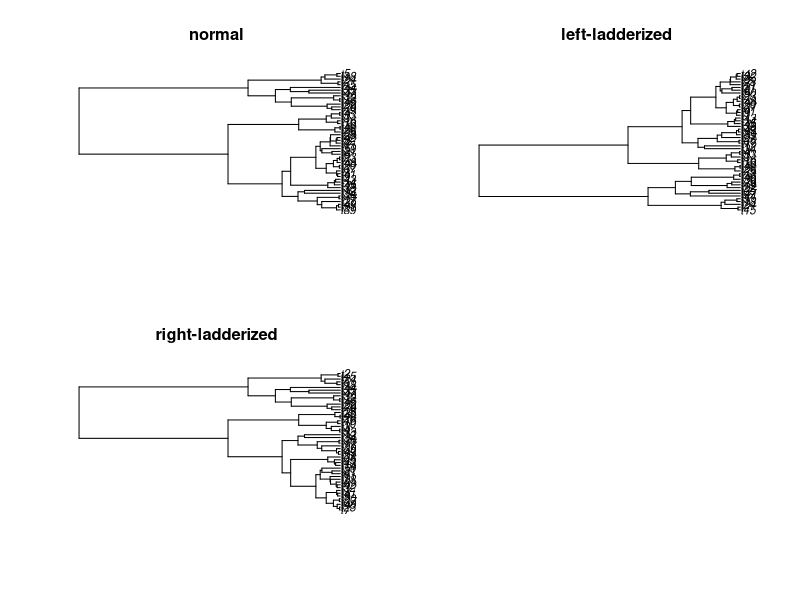

Here is the R script that generated this plot:
library(ape)


### Name: ladderize
### Title: Ladderize a Tree
### Aliases: ladderize
### Keywords: manip

### ** Examples

tr <- rcoal(50)
layout(matrix(1:4, 2, 2))
plot(tr, main = "normal")
plot(ladderize(tr), main = "right-ladderized")
plot(ladderize(tr, FALSE), main = "left-ladderized")
layout(matrix(1, 1))
